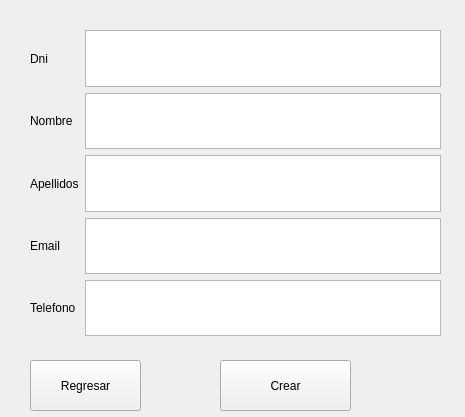
<?xml version="1.0" encoding="UTF-8"?>
<ui version="4.0">
 <class>Form</class>
 <widget class="QWidget" name="Form">
  <property name="geometry">
   <rect>
    <x>0</x>
    <y>0</y>
    <width>465</width>
    <height>417</height>
   </rect>
  </property>
  <property name="windowTitle">
   <string>Form</string>
  </property>
  <widget class="QWidget" name="gridLayoutWidget">
   <property name="geometry">
    <rect>
     <x>30</x>
     <y>30</y>
     <width>411</width>
     <height>306</height>
    </rect>
   </property>
   <layout class="QGridLayout" name="gridLayout" rowstretch="0,0,0,0,0">
    <item row="0" column="1">
     <widget class="QTextEdit" name="textEditDni"/>
    </item>
    <item row="3" column="0">
     <widget class="QLabel" name="label_4">
      <property name="text">
       <string>Email</string>
      </property>
     </widget>
    </item>
    <item row="1" column="0">
     <widget class="QLabel" name="label_2">
      <property name="text">
       <string>Nombre</string>
      </property>
     </widget>
    </item>
    <item row="4" column="0">
     <widget class="QLabel" name="label_6">
      <property name="text">
       <string>Telefono</string>
      </property>
     </widget>
    </item>
    <item row="4" column="1">
     <widget class="QTextEdit" name="textEditTelefono"/>
    </item>
    <item row="0" column="0">
     <widget class="QLabel" name="label">
      <property name="text">
       <string>Dni</string>
      </property>
     </widget>
    </item>
    <item row="2" column="1">
     <widget class="QTextEdit" name="textEditApellidos"/>
    </item>
    <item row="2" column="0">
     <widget class="QLabel" name="label_3">
      <property name="text">
       <string>Apellidos</string>
      </property>
     </widget>
    </item>
    <item row="1" column="1">
     <widget class="QTextEdit" name="textEditNombre"/>
    </item>
    <item row="3" column="1">
     <widget class="QTextEdit" name="textEditEmail"/>
    </item>
   </layout>
  </widget>
  <widget class="QPushButton" name="pushButtonCrear">
   <property name="geometry">
    <rect>
     <x>220</x>
     <y>360</y>
     <width>131</width>
     <height>51</height>
    </rect>
   </property>
   <property name="text">
    <string>Crear</string>
   </property>
  </widget>
  <widget class="QPushButton" name="buttonRegresar">
   <property name="geometry">
    <rect>
     <x>30</x>
     <y>360</y>
     <width>111</width>
     <height>51</height>
    </rect>
   </property>
   <property name="text">
    <string>Regresar</string>
   </property>
  </widget>
 </widget>
 <resources/>
 <connections/>
</ui>
